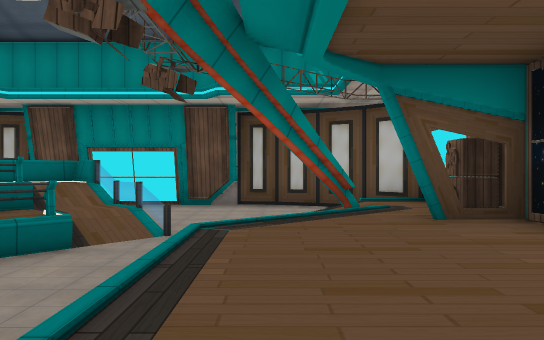
View 1 (above)

18 first-person views from a walk through a scene from a Unity 3-D project. The camera is 1.5 m above the floor, looks level and sees 70° across. The floor is counted in squares, 2 m on a side. Each view is taken from the middle of a square. On the plan, view 1 faces up. The plan holds only what a view shows up to about 12 squares ahead; the rest is blank. The place goes on beyond the plan. The player character is not drawn. Some animated figures are left out. Some surface patterns are stand-ins.

View 2
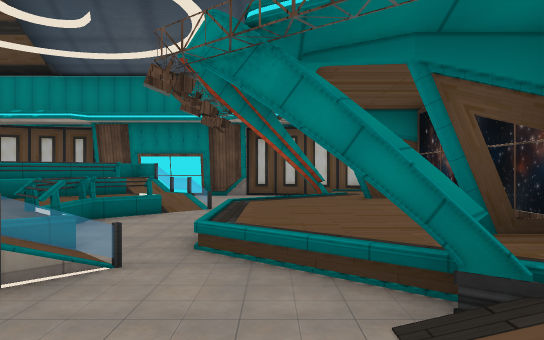

View 3
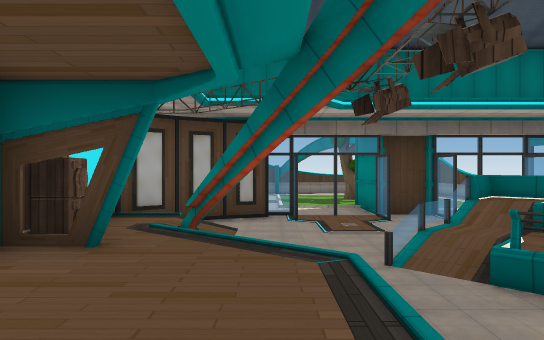

View 4
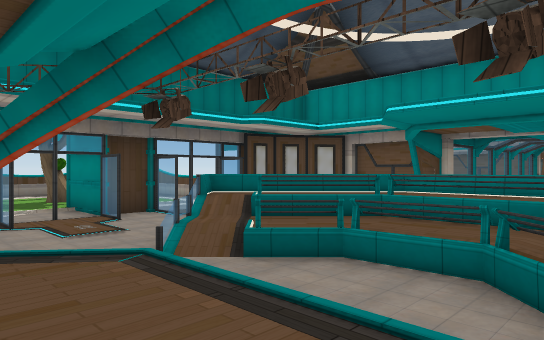

View 5
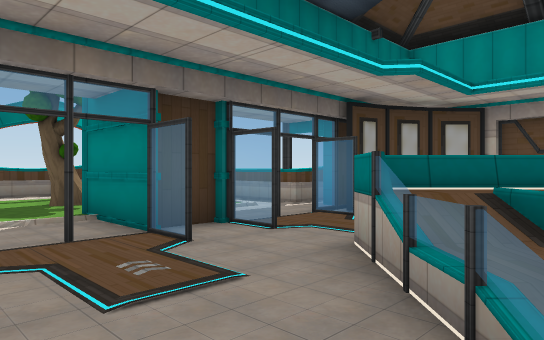

View 6
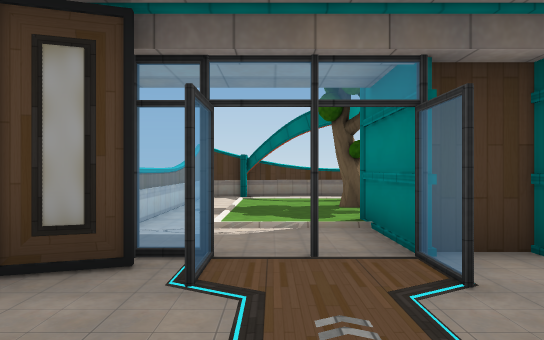

View 7
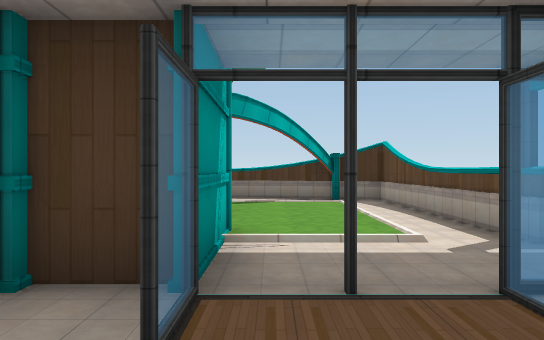

View 8
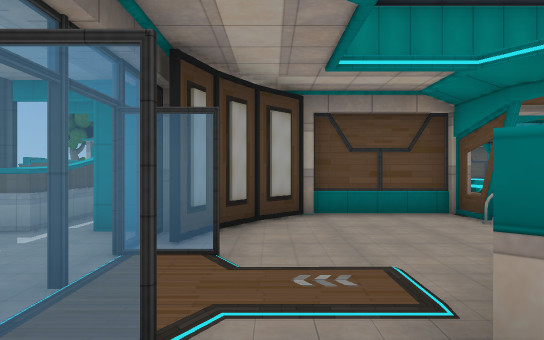

View 9
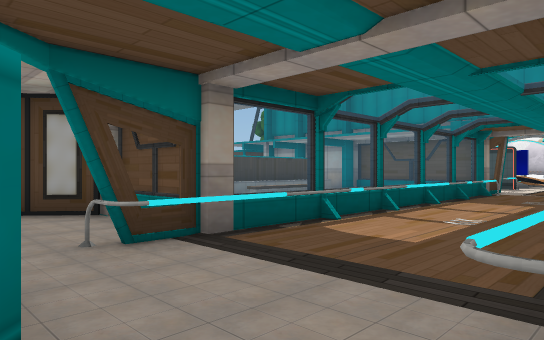

View 10
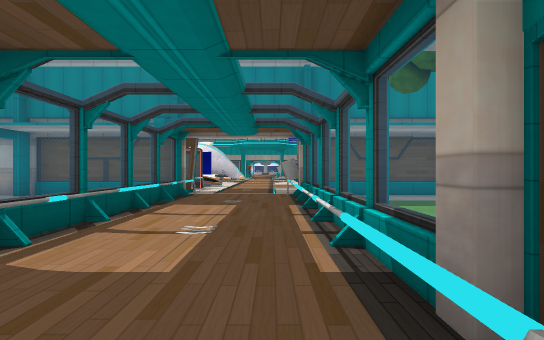

View 11
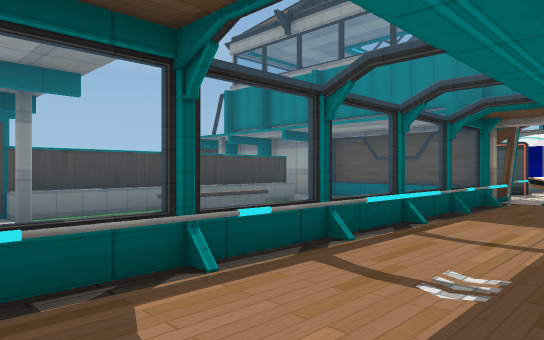

View 12
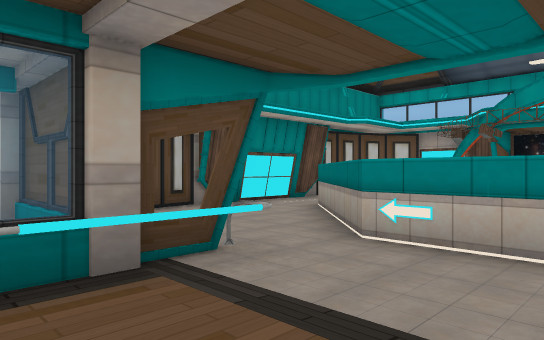

View 13
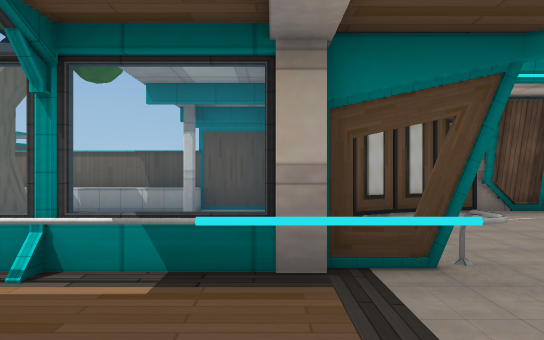

View 14
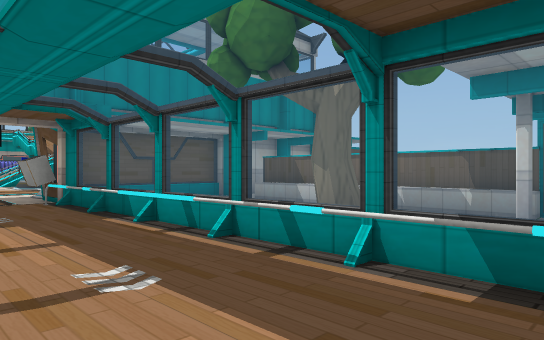

View 15
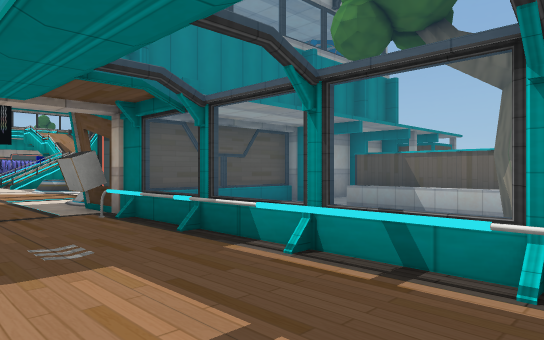

View 16
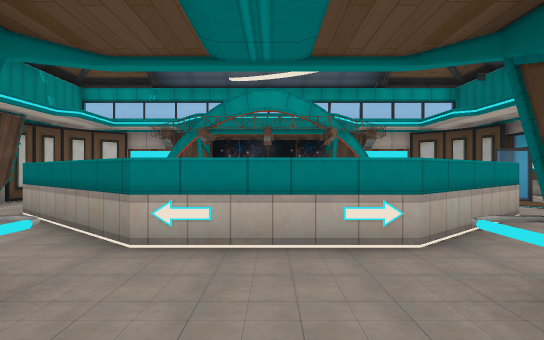

View 17
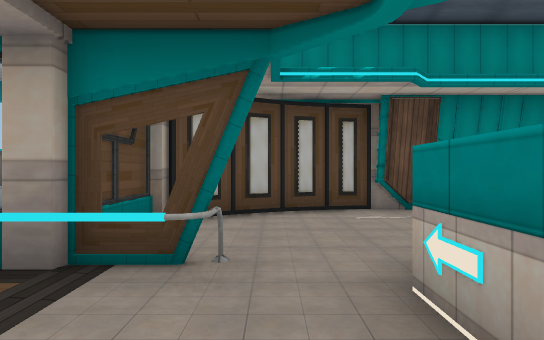

View 18
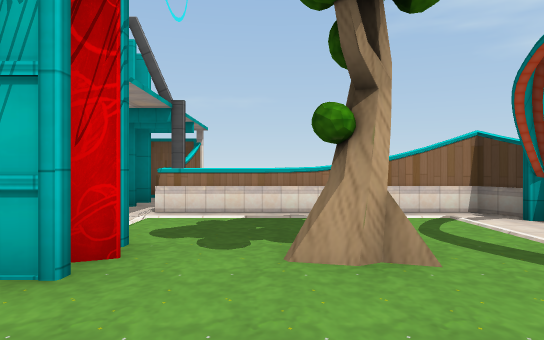

### Floor plan
Key: @ floor where view 1 was taken; # wall or solid block; x gap in a wall; . main floor; : floor 0.5 m higher than the main floor; / step, stairs or slope; = window, fence, low wall or low ledge; ^ raised ledge; v drop or lower ground; T tree; B bench; S sign; O other object.
Columns run from 21 left of view 1 to 4 right of it. Each row starts with its distance up from view 1.
 10    #
  9    ##vvvvvv##        #
  8   ##.^^^^^^.#########.##
  7   #...  T   ##.........##
  6   #.....T   #.....#=../:#
  5   #         #....#=#..###
  4 =###========#=..#====/:##
  3 ...............O==#=.:::#
  2  ..............#===..:::#
  1 ...............O==#=.:::#
  0 .###========#=..##:==@:##
 -1   #         #....#==..#:#
 -2   #         #.....#.../:#
 -3   #   BBB  ###.........##
 -4   ###^^^^^^# ##=.=#=x=###
 -5    #          #...#...###
 -6             ###.//S///####
 -7               #./..../#
 -8               #...T../#
 -9               #...T../#
-10               #....../#
-11               #.......#
-12               #########
-13                   v

Where each view was taken, in squares from view 1:
view 1: 0 up, 0 right, facing up
view 2: 3 down, 0 right, facing up
view 3: 4 up, 0 right, facing down
view 4: 4 up, 1 right, facing down-left
view 5: 0 up, 0 right, facing down-left
view 6: 1 down, 1 left, facing down
view 7: 2 down, 4 left, facing down
view 8: 3 down, 2 left, facing left
view 9: 4 up, 6 left, facing down-left
view 10: 3 up, 7 left, facing left
view 11: 3 up, 9 left, facing down-left
view 12: 1 up, 10 left, facing up-right
view 13: 1 up, 9 left, facing up
view 14: 1 up, 9 left, facing up-left
view 15: 1 up, 12 left, facing up-left
view 16: 2 up, 10 left, facing right
view 17: 1 up, 7 left, facing up
view 18: 8 down, 6 left, facing right
